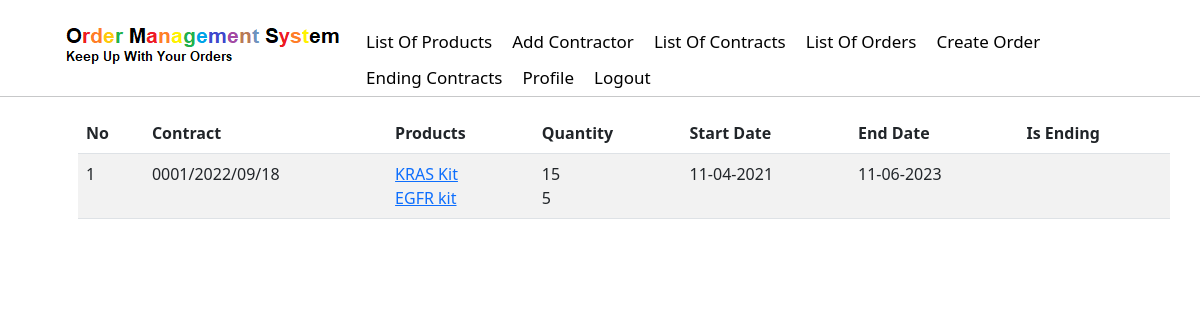
Before: /contracts/end (signed in) with the older database file.
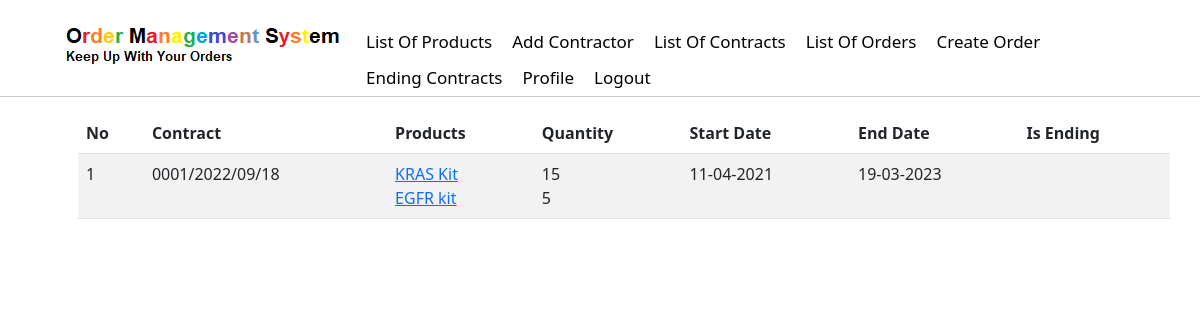
After: the same page with the newer database file.
### layout/models.py (models this page shows, shortened)
class Contract(models.Model):
    name = models.CharField(max_length=100)
    contractor = models.ForeignKey(Contractor, null=True, on_delete=models.SET_NULL)
    user_responsible = models.ForeignKey(User, null=True, on_delete=models.SET_NULL)
    start_date = models.DateField()
    end_date = models.DateField()
    products = models.ManyToManyField(Product)
    PUBLIC_AUCTION = 'PUBLIC_AUCTION'
    QUICK_TENDER = 'QUICK_TENDER'
    type_choises = [
        (PUBLIC_AUCTION, 'Public Auction'),
        (QUICK_TENDER, 'Quick Tender')
    ]
    type = models.CharField(max_length=100, choices=type_choises)
    def display_products(self): #return list of products related to specific contract
        return [product for product in self.products.all()]
    def storage(self): #return stock status as a list, related to list od products
        list_of_products = self.display_products()
        storage_list = []
        for p in list_of_products:
            update = Storage.objects.filter(product=p.id).filter(contract=self).first()
            storage_list.append(update.number_of_products)
        return storage_list

### layout/views.py (the view)
# urls.py: path('contracts/end', ContractEndListView.as_view(), name = 'contracts-end'),
class ContractEndListView(LoginRequiredMixin, ListView):
    model = Contract
    template_name = 'layout/contractend_list.html'
    context_object_name = 'contracts'
    def get_queryset(self):
        user = User.objects.filter(username=self.request.user).first()
        return Contract.objects.filter(user_responsible=user).filter(
            type='PUBLIC_AUCTION').filter(end_date__lte=date.today()+timedelta(days=180))

### layout/models.py (called while the page is built)
    def __str__(self):
        return self.name

### layout/templates/layout/contractend_list.html (shortened to what this page needs)
{% extends "layout/base.html" %}
{% block content %}
    <table class="table table-striped table-hover">
        <thead>
            <tr>
            <th>No</th>
            <th>Contract</th>
            <th>Products</th>
            <th>Quantity</th>
            <th>Start Date</th>
            <th>End Date</th>
            <th>Is Ending</th>
            </tr>
        </thead>
            {% for contract in contracts %}
                <tr>
                <td> {{ contract.id }} </td>
                <td>{{ contract.name}}</td>
                <td>{% for product in contract.display_products %}
                    <div><a href="{% url 'product-detail' product.id %}">{{ product }}</a></div>
                    {% endfor %}
                </td>
                <td>{% for number in contract.storage %}
                    <div>{{ number }}</div>
                    {% endfor %}
                </td>
                <td>{{ contract.start_date|date:"d-m-Y" }}</td>
                <td>{{ contract.end_date|date:"d-m-Y" }}</td>
                <td>{{ contract.ending }}</td>
            {% endfor %}
        </tr>
    </table>
{% endblock content %}

Changed rows visible on the page:
changed Contract id 1: end_date "11-06-2023" → "19-03-2023"
